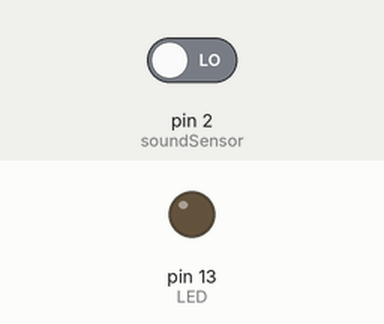
Recording of a sketch running on a simulated Arduino Uno, built with avr-gcc and run on an emulated ATmega328P. On the bench: output pins drawn as LEDs (lit = HIGH). The inputs (shaded band) are chosen by the test bench; at power-on: pin 2 (soundSensor) LOW.

Above: at 1.2 s.
1.3 s: pin 2 (soundSensor) driven HIGH
At 2.5 s:
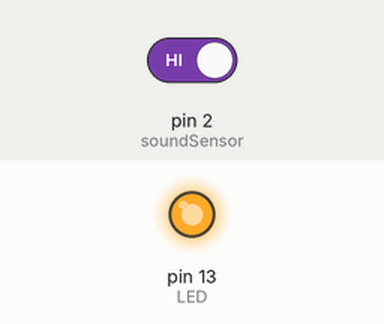
2.8 s: pin 2 (soundSensor) driven LOW
At 3.6 s:
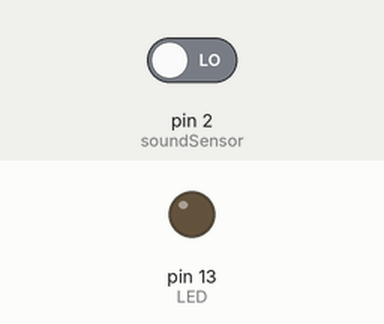
Timing chart, 0 to 5.8 s (numbered marks = the images above; inputs shaded):
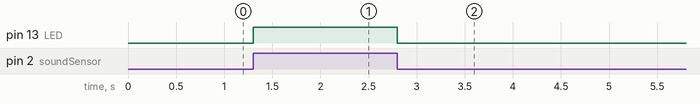

The sketch:

soundsensor.ino
```cpp
int soundSensor = 2;
int LED = 13;
void setup() {
pinMode(soundSensor, INPUT);
pinMode (LED, OUTPUT);
}
void loop() {
int statusSensor = digitalRead(soundSensor);
if (statusSensor == 1){
digitalWrite(LED, HIGH);
}
else {
digitalWrite(LED,LOW);
}
Serial.print(statusSensor);
}
```

Measured:
- after the input at 1.3 s, pin 13 (LED): LOW → HIGH at once
- after the input at 2.8 s, pin 13 (LED): HIGH → LOW at once
